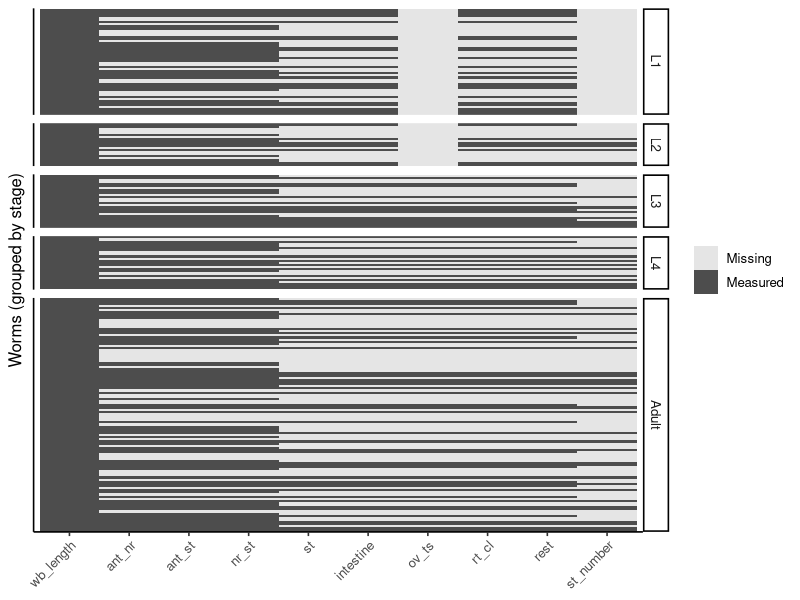
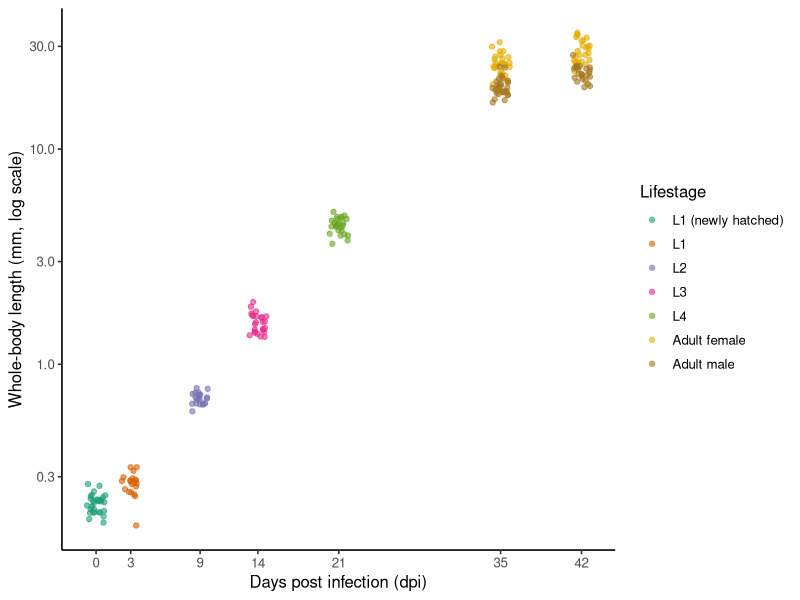
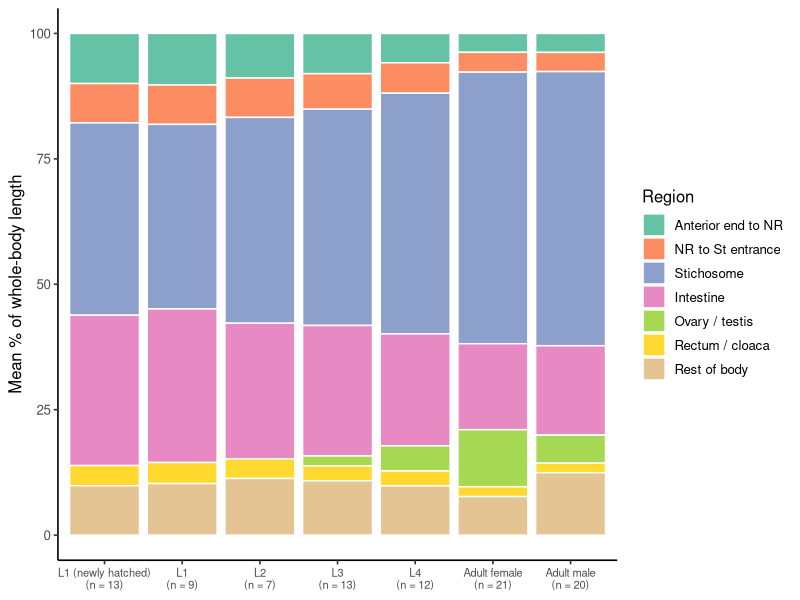
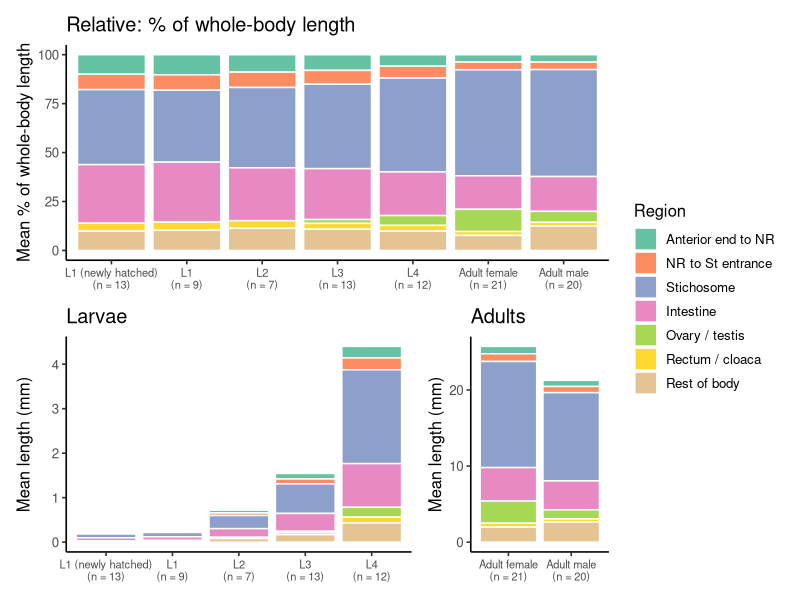
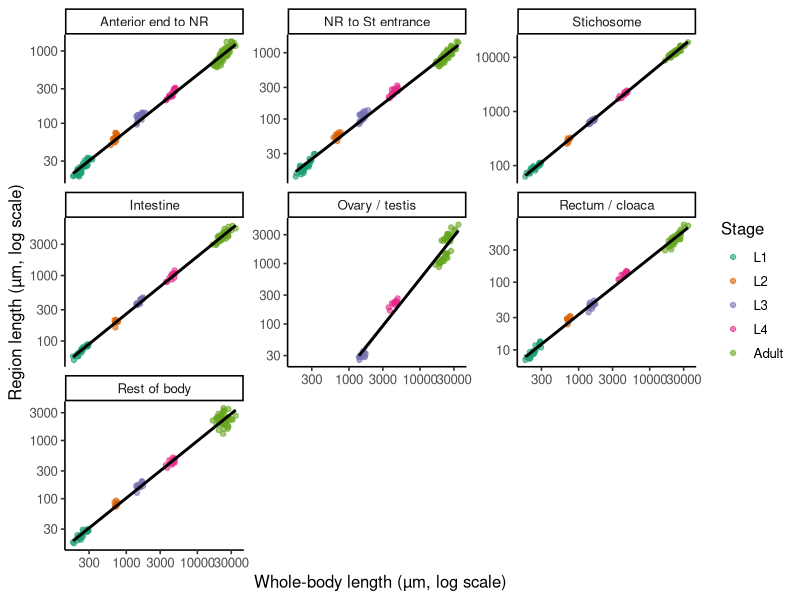
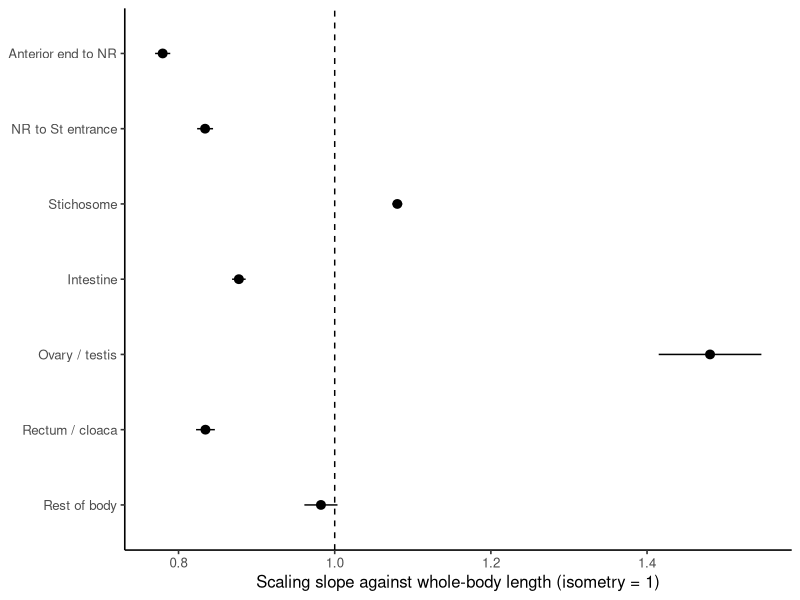
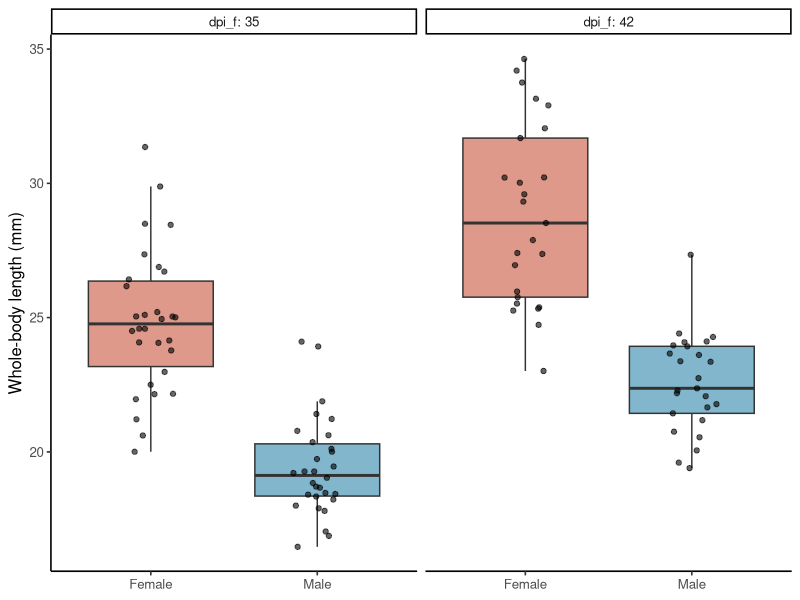
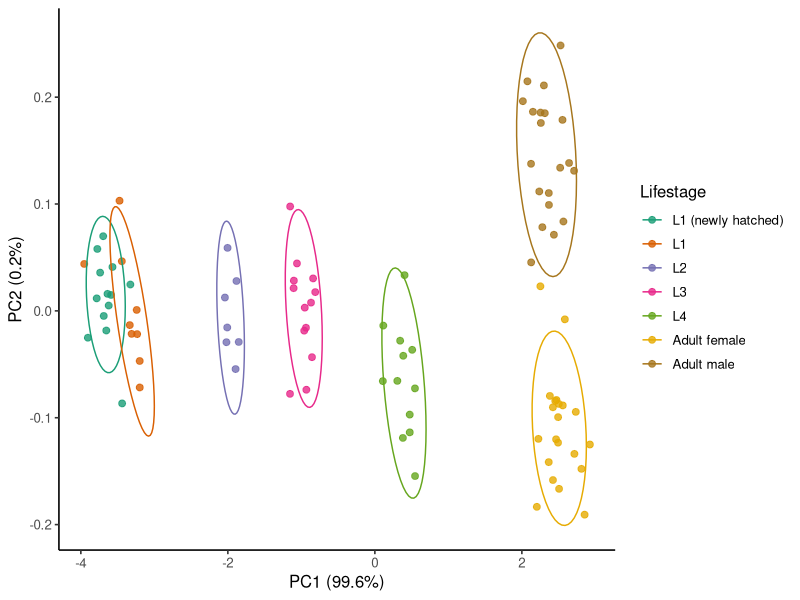

The R script that drew these images, in order:
## ---- chunk 1
knitr::opts_chunk$set(warning = FALSE, message = FALSE, fig.width = 7, fig.height = 4.5)
## ---- chunk 2
# The published web page already shows every figure and output, so the
# "Check your ..." boxes would only repeat them there: hide them on that version.
if (isTRUE(getOption("tutorial.web_version"))) {
  cat("<style>details.expected-figure { display: none; }</style>")
}
## ---- chunk 3
library(tidyverse)   # ggplot2, dplyr, tidyr, readr, stringr ... in one go
library(patchwork)   # combine plots into multi-panel figures
library(lmerTest)    # mixed-effects models (loads lme4) with p-values
library(emmeans)     # model-based group means and contrasts (unbalanced data)

theme_set(theme_classic(base_size = 12))

# Readable names for each body region, in anterior -> posterior order
segment_labels <- c(
  ant_nr    = "Anterior end to NR",
  nr_st     = "NR to St entrance",
  st        = "Stichosome",
  intestine = "Intestine",
  ov_ts     = "Ovary / testis",
  rt_cl     = "Rectum / cloaca",
  rest      = "Rest of body"
)

# Names of the matching percentage columns
pct_cols <- paste0(names(segment_labels), "_pct")
## ---- chunk 4
messy <- read_csv("data/trichuris_muris_landmarks_messy.csv", show_col_types = FALSE)

dim(messy)        # rows, columns
glimpse(messy)    # every column: its name, its type, and the first few values
## ---- chunk 5
messy |>
  filter(if_all(everything(), is.na)) |>     # rows where every column is missing
  nrow()
## ---- chunk 6
messy |> count(Lifestage)
## ---- chunk 7
messy |>
  summarise(across(everything(), \(x) sum(is.na(x)))) |>         # count the blanks in every column
  pivot_longer(everything(), names_to = "column", values_to = "n_missing")
## ---- chunk 8
tidy <- read_csv("data/trichuris_muris_landmarks_tidy.csv", show_col_types = FALSE)
glimpse(tidy)
## ---- chunk 9
worms <- tidy |>
  rename_with(\(x) str_remove(x, "_um$")) |>        # wb_length_um -> wb_length, and so on
  mutate(
    # no `source` column? use  newly_hatched = dpi == 0
    newly_hatched = coalesce(source == "hatched in vitro", FALSE),

    stage = factor(lifestage, levels = c("L1", "L2", "L3", "L4", "Adult")),

    # one group label used in plots and models
    lifestage = case_when(
      newly_hatched                  ~ "L1 (newly hatched)",
      stage == "Adult" & !is.na(sex) ~ paste("Adult", str_to_lower(sex)),
      stage == "Adult"               ~ "Adult (sex unknown)",
      TRUE                           ~ as.character(stage)
    ),
    lifestage = factor(lifestage,
                       levels = c("L1 (newly hatched)", "L1", "L2", "L3", "L4",
                                  "Adult female", "Adult male")),
    sex = factor(sex, levels = c("Female", "Male"))
  ) |>
  # percentage of whole-body length, calculated rather than typed in
  mutate(across(c(ant_nr, ant_st, nr_st, st, intestine, ov_ts, rt_cl, rest),
                \(x) x / wb_length * 100, .names = "{.col}_pct"))

glimpse(worms)
## ---- chunk 10
count(worms, dpi, lifestage, sex)
## ---- chunk 11
meas_cols <- c("wb_length", "ant_nr", "ant_st", "nr_st", "st",
               "intestine", "ov_ts", "rt_cl", "rest", "st_number")

# number of worms with a value, per stage
worms |>
  group_by(stage) |>
  summarise(n_worms = n(),
            across(all_of(meas_cols), \(x) sum(!is.na(x))),
            .groups = "drop")
## ---- chunk 12
miss <- worms |>
  select(sample, stage, all_of(meas_cols)) |>
  arrange(stage, sample) |>
  mutate(sample = factor(sample, levels = sample)) |>
  pivot_longer(all_of(meas_cols), names_to = "measurement", values_to = "value") |>
  mutate(measurement = factor(measurement, levels = meas_cols),
         measured    = !is.na(value))

ggplot(miss, aes(x = measurement, y = sample, fill = measured)) +
  geom_tile() +
  scale_fill_manual(values = c(`TRUE` = "grey30", `FALSE` = "grey90"),
                    labels = c(`TRUE` = "Measured", `FALSE` = "Missing")) +
  facet_grid(stage ~ ., scales = "free_y", space = "free_y") +
  labs(x = NULL, y = "Worms (grouped by stage)", fill = NULL) +
  theme(axis.text.y  = element_blank(),
        axis.ticks.y = element_blank(),
        axis.text.x  = element_text(angle = 45, hjust = 1))
## ---- chunk 13
worms |>
  summarise(n_rows = n(), n_ids = n_distinct(sample), all_unique = n_ids == n_rows)
## ---- chunk 14
worms <- worms |>
  mutate(err_ant_st_pct = (ant_st - (ant_nr + nr_st)) / wb_length * 100)

qc_flagged <- worms |>
  filter(abs(err_ant_st_pct) > 1) |>        # more than 1% of body length out
  select(sample, lifestage, wb_length, ant_nr, nr_st, ant_st, err_ant_st_pct)

qc_flagged
## ---- chunk 15
worms <- worms |>
  mutate(
    ant_st_flag = coalesce(abs(err_ant_st_pct) > 1, FALSE),
    ant_st      = if_else(ant_st_flag, NA_real_, ant_st),
    ant_st_pct  = if_else(ant_st_flag, NA_real_, ant_st_pct)
  )
## ---- chunk 16
worms |>
  filter(!is.na(st_pct)) |>                          # fully measured worms
  mutate(pct_sum = rowSums(pick(all_of(pct_cols)), na.rm = TRUE)) |>
  summarise(min = min(pct_sum), max = max(pct_sum))
## ---- chunk 17
worms |>
  group_by(dpi, lifestage) |>
  summarise(n_worms = n(),
            n_mice  = n_distinct(host_id, na.rm = TRUE),
            mean_um = mean(wb_length),
            sd_um   = sd(wb_length),
            .groups = "drop")
## ---- chunk 18
dpi_breaks <- worms |> distinct(dpi) |> pull(dpi)     # one axis tick per sampling day

p_growth <- ggplot(worms, aes(x = dpi, y = wb_length / 1000, colour = lifestage)) +
  # jitter x only (never jitter measurements); a fixed seed gives everyone the same picture
  geom_point(alpha = 0.6, position = position_jitter(width = 0.8, height = 0, seed = 1)) +
  scale_y_log10() +
  scale_x_continuous(breaks = dpi_breaks) +
  scale_colour_brewer(palette = "Dark2") +
  labs(x = "Days post infection (dpi)",
       y = "Whole-body length (mm, log scale)",
       colour = "Lifestage")

p_growth
## ---- chunk 19
comp <- worms |>
  filter(!is.na(st_pct)) |>                              # fully measured worms
  select(sample, lifestage, all_of(pct_cols)) |>
  pivot_longer(all_of(pct_cols), names_to = "segment", values_to = "pct") |>
  drop_na(pct) |>                                        # drops ov/ts in L1, L2
  mutate(segment = str_remove(segment, "_pct$"),
         segment = factor(segment, levels = names(segment_labels),
                          labels = segment_labels))

n_full <- worms |> filter(!is.na(st_pct)) |> count(lifestage)

comp_mean <- comp |>
  group_by(lifestage, segment) |>
  summarise(mean_pct = mean(pct), .groups = "drop") |>
  left_join(n_full, by = "lifestage") |>
  mutate(label = paste0(lifestage, "\n(n = ", n, ")"),
         label = fct_reorder(label, as.numeric(lifestage)))

p_comp <- ggplot(comp_mean, aes(x = label, y = mean_pct, fill = segment)) +
  geom_col(colour = "white") +
  scale_fill_brewer(palette = "Set2") +
  labs(x = NULL, y = "Mean % of whole-body length", fill = "Region") +
  theme(axis.text.x = element_text(size = 8))

p_comp
## ---- chunk 20
comp_abs <- worms |>
  filter(!is.na(st_pct)) |>                              # the same fully measured worms
  select(sample, lifestage, stage, all_of(names(segment_labels))) |>
  pivot_longer(all_of(names(segment_labels)), names_to = "segment", values_to = "length_um") |>
  drop_na(length_um) |>                                  # drops ov/ts in L1, L2
  mutate(segment = factor(segment, levels = names(segment_labels),
                          labels = segment_labels)) |>
  group_by(stage, lifestage, segment) |>
  summarise(mean_mm = mean(length_um) / 1000, .groups = "drop") |>
  left_join(n_full, by = "lifestage") |>
  mutate(label = paste0(lifestage, "\n(n = ", n, ")"),
         label = fct_reorder(label, as.numeric(lifestage)))

abs_bars <- function(d, title) {
  ggplot(d, aes(x = label, y = mean_mm, fill = segment)) +
    geom_col(colour = "white") +
    scale_fill_brewer(palette = "Set2", drop = FALSE) +   # same colours in both panels
    labs(x = NULL, y = "Mean length (mm)", fill = "Region", title = title) +
    theme(axis.text.x = element_text(size = 8))
}

p_abs <- abs_bars(filter(comp_abs, stage != "Adult"), "Larvae") +
  abs_bars(filter(comp_abs, stage == "Adult"), "Adults") +
  plot_layout(widths = c(5, 2))

# relative (top) above absolute (bottom), sharing one legend
(p_comp + labs(title = "Relative: % of whole-body length")) / p_abs +
  plot_layout(guides = "collect")
## ---- chunk 21
seg_cols <- names(segment_labels)

seg_long <- worms |>
  select(sample, any_of("host_id"), stage, wb_length, all_of(seg_cols)) |>
  pivot_longer(all_of(seg_cols), names_to = "segment", values_to = "length_um") |>
  drop_na(length_um) |>
  filter(length_um > 0) |>                                   # logs need positive values
  mutate(segment = factor(segment, levels = names(segment_labels),
                          labels = segment_labels))

p_scaling <- ggplot(seg_long, aes(x = wb_length, y = length_um)) +
  geom_point(aes(colour = stage), alpha = 0.6) +
  geom_smooth(method = "lm", colour = "black") +
  scale_x_log10() +
  scale_y_log10() +
  scale_colour_brewer(palette = "Dark2") +
  facet_wrap(~ segment, scales = "free_y") +
  labs(x = "Whole-body length (µm, log scale)",
       y = "Region length (µm, log scale)", colour = "Stage")

p_scaling
## ---- chunk 22
slopes <- seg_long |>
  group_by(segment) |>
  group_modify(\(d, key) broom::tidy(lm(log10(length_um) ~ log10(wb_length),
                                        data = d),
                                     conf.int = TRUE)) |>
  filter(term == "log10(wb_length)")

slopes |> select(segment, slope = estimate, conf.low, conf.high)
## ---- chunk 23
ggplot(slopes, aes(x = estimate, y = fct_rev(segment))) +
  geom_vline(xintercept = 1, linetype = "dashed") +
  geom_pointrange(aes(xmin = conf.low, xmax = conf.high)) +
  labs(x = "Scaling slope against whole-body length (isometry = 1)", y = NULL)
## ---- chunk 24
adults <- worms |>
  filter(stage == "Adult") |>
  mutate(dpi_f = factor(dpi))

adults |>
  group_by(dpi, sex) |>
  summarise(n_worms = n(), n_mice = n_distinct(host_id), .groups = "drop")

sex_cols <- c(Female = "#C8553D", Male = "#2E86AB")

ggplot(adults, aes(x = sex, y = wb_length / 1000, fill = sex)) +
  geom_boxplot(outlier.shape = NA, alpha = 0.6) +
  geom_point(alpha = 0.6, position = position_jitter(width = 0.15, height = 0, seed = 1)) +
  facet_wrap(~ dpi_f, labeller = label_both) +
  scale_fill_manual(values = sex_cols) +
  labs(x = NULL, y = "Whole-body length (mm)") +
  theme(legend.position = "none")
## ---- chunk 25
pca_vars <- c("ant_nr", "nr_st", "st", "intestine", "rt_cl", "rest")

pca_data <- worms |>
  select(sample, any_of("host_id"), dpi, lifestage, stage, all_of(pca_vars)) |>
  drop_na(all_of(pca_vars))      # only the variables in the PCA: host_id may legitimately be NA

nrow(pca_data)                 # how many worms contribute?
count(pca_data, lifestage)     # ... and from which stages?
## ---- chunk 26
pca <- pca_data |>
  select(all_of(pca_vars)) |>
  mutate(across(everything(), log10)) |>
  prcomp(scale. = TRUE)

summary(pca)
## ---- chunk 27
# share of the variation captured by each PC, as a tibble (columns PC, std.dev, percent, cumulative)
var_explained <- broom::tidy(pca, matrix = "eigenvalues")

pc_lab <- function(i) {
  share <- var_explained |> filter(PC == i) |> pull(percent)
  str_glue("PC{i} ({round(100 * share, 1)}%)")
}

scores <- bind_cols(pca_data |> select(sample, any_of("host_id"), dpi, lifestage),
                    as_tibble(pca$x))

p_pca <- ggplot(scores, aes(x = PC1, y = PC2, colour = lifestage)) +
  geom_point(size = 2, alpha = 0.8) +
  stat_ellipse(level = 0.9) +
  scale_colour_brewer(palette = "Dark2") +
  labs(x = pc_lab(1), y = pc_lab(2), colour = "Lifestage")

p_pca
## ---- chunk 28
loadings <- as_tibble(pca$rotation, rownames = "region")
loadings

ggplot(loadings, aes(x = PC1, y = PC2)) +
  geom_hline(yintercept = 0, linetype = "dotted") +
  geom_vline(xintercept = 0, linetype = "dotted") +
  geom_segment(aes(x = 0, y = 0, xend = PC1, yend = PC2),
               arrow = arrow(length = unit(0.2, "cm"))) +
  # labels stacked to the right of the arrow tips, joined to them by thin lines
  ggrepel::geom_text_repel(aes(x = PC1, y = PC2, label = region),
                           nudge_x = 0.2, direction = "y", hjust = 0,
                           min.segment.length = 0, segment.colour = "grey60", seed = 1) +
  coord_cartesian(xlim = c(-0.8, 0.9)) +
  labs(x = pc_lab(1), y = pc_lab(2))
## ---- chunk 29
shape_data <- pca_data |>
  mutate(across(all_of(pca_vars), log),                      # log every region length
         log_size = rowMeans(pick(all_of(pca_vars))),         # one size number per worm
         across(all_of(pca_vars), \(x) x - log_size))         # subtract it: what's left is shape

shape_pca <- shape_data |>
  select(all_of(pca_vars)) |>
  prcomp()                            # the last PC will have ~zero variance: ignore it

shape_scores <- bind_cols(shape_data |> select(sample, any_of("host_id"), lifestage, log_size),
                          as_tibble(shape_pca$x))

p_shape1 <- ggplot(shape_scores, aes(x = PC1, y = PC2, colour = lifestage)) +
  geom_point(size = 2, alpha = 0.8) +
  scale_colour_brewer(palette = "Dark2") +
  labs(x = "Shape PC1", y = "Shape PC2", colour = "Lifestage")

p_shape2 <- ggplot(shape_scores, aes(x = log_size, y = PC1, colour = lifestage)) +
  geom_point(size = 2, alpha = 0.8) +
  scale_colour_brewer(palette = "Dark2") +
  labs(x = "Size (mean log length)", y = "Shape PC1", colour = "Lifestage")

p_shape1 + p_shape2 + plot_layout(guides = "collect")
## ---- chunk 30
st_data <- worms |> drop_na(st_number)

st_data |>
  group_by(lifestage) |>
  summarise(n_worms = n(), median = median(st_number),
            min = min(st_number), max = max(st_number))

ggplot(st_data, aes(x = wb_length / 1000, y = st_number)) +
  geom_smooth(method = "lm", formula = y ~ x, colour = "black", linewidth = 0.6) +  # straight line with its 95% CI band
  geom_point(aes(colour = lifestage), alpha = 0.8, size = 2) +
  scale_x_log10() +
  scale_colour_brewer(palette = "Dark2", drop = FALSE) +   # keep the same colours as the other figures
  expand_limits(y = c(40, 70)) +
  labs(x = "Whole-body length (mm, log scale)",
       y = "Approximate stichosome number", colour = "Lifestage")
## ---- chunk 31
fit_st_number <- lm(st_number ~ log10(wb_length), data = st_data)

broom::tidy(fit_st_number, conf.int = TRUE) |>
  filter(term == "log10(wb_length)")
## ---- chunk 32
st_data |>
  drop_na(st) |>
  mutate(um_per_stichocyte = st / st_number) |>
  group_by(lifestage) |>
  summarise(n_worms           = n(),
            stichosome_um     = median(st),
            st_number         = median(st_number),
            um_per_stichocyte = median(um_per_stichocyte))
## ---- chunk 33
worms |>
  filter(!is.na(host_id)) |>
  count(dpi, host_id) |>
  group_by(dpi) |>
  summarise(n_mice        = n_distinct(host_id),
            n_worms       = sum(n),
            min_per_mouse = min(n),
            max_per_mouse = max(n))
## ---- chunk 34
worms |> filter(is.na(host_id)) |> count(dpi, lifestage)
## ---- chunk 35
worms |>
  filter(!is.na(host_id)) |>
  group_by(host_id) |>
  summarise(n_dpi = n_distinct(dpi)) |>
  filter(n_dpi > 1)             # should return zero rows
## ---- chunk 36
worms <- worms |>
  group_by(dpi, lifestage) |>
  mutate(rel_length = wb_length / mean(wb_length)) |>
  ungroup()

worms |>
  filter(!is.na(host_id)) |>
  ggplot(aes(x = host_id, y = rel_length)) +
  geom_hline(yintercept = 1, linetype = "dashed") +
  geom_point(aes(colour = lifestage), alpha = 0.7,
             position = position_jitter(width = 0.15, height = 0, seed = 1)) +
  stat_summary(fun = mean, fun.min = mean, fun.max = mean,
               geom = "crossbar", width = 0.6, linewidth = 0.3) +   # mean per mouse
  scale_colour_brewer(palette = "Dark2", drop = FALSE) +
  facet_grid(. ~ dpi, scales = "free_x", space = "free_x", labeller = label_both) +
  labs(x = "Mouse", y = "Body length relative to lifestage average", colour = "Lifestage") +
  theme(axis.text.x = element_text(angle = 90, vjust = 0.5, hjust = 1))
## ---- chunk 37
fit_lm  <- lm(log(wb_length) ~ sex * dpi_f, data = adults)
fit_lmm <- lmer(log(wb_length) ~ sex * dpi_f + (1 | host_id), data = adults)

summary(fit_lmm)
## ---- chunk 38
# coef(summary(...)) is the model's coefficient table; as_tibble() makes it a tibble
se_lm   <- coef(summary(fit_lm))  |> as_tibble(rownames = "term") |> select(term, se_lm   = `Std. Error`)
se_lmer <- coef(summary(fit_lmm)) |> as_tibble(rownames = "term") |> select(term, se_lmer = `Std. Error`)

se_compare <- left_join(se_lm, se_lmer, by = "term")
se_compare
## ---- chunk 39
sex_ratio <- function(model, label) {
  emmeans(model, ~ sex | dpi_f, lmer.df = "satterthwaite") |>   # lmer.df is ignored for lm
    pairs() |>
    summary(type = "response", infer = TRUE) |>   # back-transform from log to ratio
    as_tibble() |>
    mutate(model = label)
}

bind_rows(sex_ratio(fit_lm,  "lm (ignores mouse)"),
          sex_ratio(fit_lmm, "lmer (mouse random effect)")) |>
  select(model, dpi_f, contrast, ratio, lower.CL, upper.CL)
## ---- chunk 40
VarCorr(fit_lmm) |>
  as_tibble() |>                       # one row per variance component: host_id, Residual
  summarise(icc = round(vcov[grp == "host_id"] / sum(vcov), 2))
## ---- chunk 41
diag_df <- tibble(fitted = fitted(fit_lmm), resid = resid(fit_lmm))
re_df   <- ranef(fit_lmm) |> as_tibble() |> rename(effect = condval)   # one row per mouse

p_d1 <- ggplot(diag_df, aes(fitted, resid)) +
  geom_point(alpha = 0.6) +
  geom_hline(yintercept = 0, linetype = "dashed") +
  labs(x = "Fitted values", y = "Residuals", title = "Residuals vs fitted")

p_d2 <- ggplot(re_df, aes(sample = effect)) +
  stat_qq() +
  stat_qq_line() +
  labs(x = "Theoretical quantiles", y = "Mouse effects", title = "Mouse effects")

p_d1 | p_d2
## ---- chunk 42
worms_g <- worms |>
  filter(!is.na(host_id)) |>                       # same rows for both models
  arrange(dpi, lifestage) |>
  mutate(group = paste0(lifestage, ", ", dpi, " dpi"),
         group = factor(group, levels = unique(group)))

fit_g_lm  <- lm(log(wb_length) ~ group, data = worms_g)
fit_g_lmm <- lmer(log(wb_length) ~ group + (1 | host_id), data = worms_g)

est <- bind_rows(
  emmeans(fit_g_lm,  ~ group) |> summary(type = "response") |> as_tibble() |>
    mutate(model = "lm (ignores mouse)"),
  emmeans(fit_g_lmm, ~ group, lmer.df = "satterthwaite") |> summary(type = "response") |> as_tibble() |>
    mutate(model = "lmer (mouse random effect)")
)
## ---- chunk 43
ggplot(est, aes(x = model, y = response / 1000,
                ymin = lower.CL / 1000, ymax = upper.CL / 1000, colour = model)) +
  geom_pointrange() +
  facet_wrap(~ group, scales = "free_y", nrow = 2) +   # each group gets its own y-axis
  scale_colour_manual(values = c("grey50", "#B5322B")) +
  labs(x = NULL, y = "Estimated mean length (mm)", colour = NULL) +
  theme(axis.text.x  = element_blank(),
        axis.ticks.x = element_blank(),
        legend.position = "bottom")
## ---- chunk 44
st_only <- seg_long |>
  filter(segment == "Stichosome", !is.na(host_id))

fit_st_lm  <- lm(log10(length_um) ~ log10(wb_length), data = st_only)
fit_st_lmm <- lmer(log10(length_um) ~ log10(wb_length) + (1 | host_id), data = st_only)

slope_row <- function(model, label) {
  estimates <- coef(summary(model)) |> as_tibble(rownames = "term")
  intervals <- confint(model, method = "Wald") |> as_tibble(rownames = "term")   # lm() ignores `method`

  left_join(estimates, intervals, by = "term") |>
    filter(term == "log10(wb_length)") |>
    transmute(model = label, slope = Estimate, conf.low = `2.5 %`, conf.high = `97.5 %`)
}

bind_rows(slope_row(fit_st_lm,  "lm (ignores mouse)"),
          slope_row(fit_st_lmm, "lmer (mouse random effect)"))
## ---- chunk 45
# the composition bars get the full width, so their two-line labels have room
figure1 <- (p_growth | p_pca) / p_comp +
  plot_annotation(tag_levels = "A")

figure1
## ---- chunk 46
sessionInfo()
## ---- chunk 47
n_worms <- 230        # n_worms "gets" 230
n_worms * 2           # use it: R prints the answer below the chunk
## ---- chunk 48
lengths_um <- c(218.2, 205.5, 235.5)
lengths_um / 1000          # every value converted to mm
mean(lengths_um)           # mean() is a function; lengths_um is its argument
## ---- chunk 49
x <- c(10, NA, 30)
mean(x)                    # NA: R won't guess the missing value
mean(x, na.rm = TRUE)      # 20: ignore the missing value
is.na(x)                   # TRUE where a value is missing
## ---- chunk 50
library(tidyverse)
toy <- tibble(sample = c("S1", "S2", "S3"),
              stage  = c("L1", "L1", "Adult"),
              length = c(220, 240, 25000))
toy
toy$length               # base R way to pick one column
toy |> pull(length)      # tidyverse way: the same values
## ---- chunk 51
factor(c("L2", "Adult", "L1"), levels = c("L1", "L2", "Adult"))
## ---- chunk 52
toy |>
  filter(stage == "L1") |>          # keep L1 rows  (== means "is equal to")
  summarise(mean_length = mean(length))
## ---- chunk 53
convert_to_mm <- \(x) x / 1000     # a function stored under a name...
convert_to_mm(25000)

toy |> mutate(across(c(length), \(x) x / 1000))   # ...or used in place, unnamed
